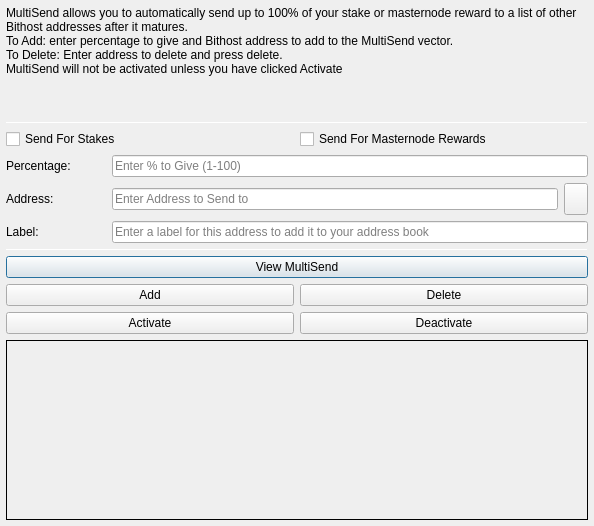
<?xml version="1.0" encoding="UTF-8"?>
<ui version="4.0">
 <class>MultiSendDialog</class>
 <widget class="QDialog" name="MultiSendDialog">
  <property name="windowModality">
   <enum>Qt::NonModal</enum>
  </property>
  <property name="geometry">
   <rect>
    <x>0</x>
    <y>0</y>
    <width>594</width>
    <height>526</height>
   </rect>
  </property>
  <property name="windowTitle">
   <string>MultiSend</string>
  </property>
  <layout class="QVBoxLayout" name="verticalLayout" stretch="0">
   <property name="leftMargin">
    <number>6</number>
   </property>
   <property name="topMargin">
    <number>6</number>
   </property>
   <property name="rightMargin">
    <number>6</number>
   </property>
   <property name="bottomMargin">
    <number>6</number>
   </property>
   <item>
    <layout class="QVBoxLayout" name="verticalLayout_Main" stretch="1,1,1,0,1,1,1">
     <item>
      <widget class="QLabel" name="label_2">
       <property name="lineWidth">
        <number>1</number>
       </property>
       <property name="text">
        <string>MultiSend allows you to automatically send up to 100% of your stake or masternode reward to a list of other Bithost addresses after it matures.
To Add: enter percentage to give and Bithost address to add to the MultiSend vector.
To Delete: Enter address to delete and press delete.
MultiSend will not be activated unless you have clicked Activate</string>
       </property>
       <property name="alignment">
        <set>Qt::AlignLeading|Qt::AlignLeft|Qt::AlignTop</set>
       </property>
       <property name="wordWrap">
        <bool>true</bool>
       </property>
      </widget>
     </item>
     <item>
      <widget class="Line" name="line">
       <property name="minimumSize">
        <size>
         <width>0</width>
         <height>1</height>
        </size>
       </property>
       <property name="maximumSize">
        <size>
         <width>16777215</width>
         <height>1</height>
        </size>
       </property>
       <property name="orientation">
        <enum>Qt::Horizontal</enum>
       </property>
      </widget>
     </item>
     <item>
      <layout class="QVBoxLayout" name="verticalLayout_Settings">
       <item>
        <layout class="QHBoxLayout" name="horizontalLayout">
         <item>
          <widget class="QCheckBox" name="multiSendStakeCheckBox">
           <property name="text">
            <string>Send For Stakes</string>
           </property>
          </widget>
         </item>
         <item>
          <widget class="QCheckBox" name="multiSendMasternodeCheckBox">
           <property name="text">
            <string>Send For Masternode Rewards</string>
           </property>
          </widget>
         </item>
        </layout>
       </item>
       <item>
        <layout class="QHBoxLayout" name="horizontalLayout_6">
         <item>
          <widget class="QLabel" name="label">
           <property name="minimumSize">
            <size>
             <width>100</width>
             <height>0</height>
            </size>
           </property>
           <property name="toolTip">
            <string>Percentage of stake to send</string>
           </property>
           <property name="text">
            <string>Percentage:</string>
           </property>
          </widget>
         </item>
         <item>
          <widget class="QLineEdit" name="multiSendPercentEdit">
           <property name="toolTip">
            <string>Enter whole numbers 1 - 100</string>
           </property>
           <property name="placeholderText">
            <string>Enter % to Give (1-100)</string>
           </property>
          </widget>
         </item>
        </layout>
       </item>
       <item>
        <layout class="QHBoxLayout" name="horizontalLayout_7">
         <item>
          <widget class="QLabel" name="label_5">
           <property name="minimumSize">
            <size>
             <width>100</width>
             <height>0</height>
            </size>
           </property>
           <property name="toolTip">
            <string>Address to send portion of stake to</string>
           </property>
           <property name="text">
            <string>Address:</string>
           </property>
          </widget>
         </item>
         <item>
          <widget class="QLineEdit" name="multiSendAddressEdit">
           <property name="toolTip">
            <string/>
           </property>
           <property name="placeholderText">
            <string>Enter Address to Send to</string>
           </property>
          </widget>
         </item>
         <item>
          <widget class="QToolButton" name="addressBookButton">
           <property name="maximumSize">
            <size>
             <width>16777215</width>
             <height>32</height>
            </size>
           </property>
           <property name="toolTip">
            <string>Choose an address from the address book</string>
           </property>
           <property name="text">
            <string/>
           </property>
           <property name="icon">
            <iconset resource="../bithost.qrc">
             <normaloff>:/icons/address-book</normaloff>:/icons/address-book</iconset>
           </property>
           <property name="shortcut">
            <string>Alt+A</string>
           </property>
          </widget>
         </item>
        </layout>
       </item>
      </layout>
     </item>
     <item>
      <layout class="QHBoxLayout" name="horizontalLayout_3">
       <item>
        <widget class="QLabel" name="label_3">
         <property name="minimumSize">
          <size>
           <width>100</width>
           <height>0</height>
          </size>
         </property>
         <property name="text">
          <string>Label:</string>
         </property>
        </widget>
       </item>
       <item>
        <widget class="QLineEdit" name="labelAddressLabelEdit">
         <property name="placeholderText">
          <string>Enter a label for this address to add it to your address book</string>
         </property>
        </widget>
       </item>
      </layout>
     </item>
     <item>
      <widget class="Line" name="line_2">
       <property name="minimumSize">
        <size>
         <width>0</width>
         <height>1</height>
        </size>
       </property>
       <property name="maximumSize">
        <size>
         <width>16777215</width>
         <height>1</height>
        </size>
       </property>
       <property name="orientation">
        <enum>Qt::Horizontal</enum>
       </property>
      </widget>
     </item>
     <item>
      <layout class="QVBoxLayout" name="verticalLayout_Buttons">
       <item>
        <layout class="QHBoxLayout" name="horizontalLayout_4">
         <item>
          <widget class="QPushButton" name="viewButton">
           <property name="toolTip">
            <string/>
           </property>
           <property name="statusTip">
            <string>View MultiSend Vector</string>
           </property>
           <property name="text">
            <string>View MultiSend</string>
           </property>
          </widget>
         </item>
        </layout>
       </item>
       <item>
        <layout class="QHBoxLayout" name="horizontalLayout_2">
         <item>
          <widget class="QPushButton" name="addButton">
           <property name="toolTip">
            <string/>
           </property>
           <property name="statusTip">
            <string>Add to MultiSend Vector</string>
           </property>
           <property name="text">
            <string>Add</string>
           </property>
          </widget>
         </item>
         <item>
          <widget class="QPushButton" name="deleteButton">
           <property name="toolTip">
            <string/>
           </property>
           <property name="statusTip">
            <string>Delete Address From MultiSend Vector</string>
           </property>
           <property name="text">
            <string>Delete</string>
           </property>
          </widget>
         </item>
        </layout>
       </item>
       <item>
        <layout class="QHBoxLayout" name="horizontalLayout_5">
         <item>
          <widget class="QPushButton" name="activateButton">
           <property name="statusTip">
            <string>Activate MultiSend</string>
           </property>
           <property name="text">
            <string>Activate</string>
           </property>
          </widget>
         </item>
         <item>
          <widget class="QPushButton" name="disableButton">
           <property name="statusTip">
            <string>Deactivate MultiSend</string>
           </property>
           <property name="text">
            <string>Deactivate</string>
           </property>
          </widget>
         </item>
        </layout>
       </item>
      </layout>
     </item>
     <item>
      <widget class="QLabel" name="message">
       <property name="minimumSize">
        <size>
         <width>0</width>
         <height>180</height>
        </size>
       </property>
       <property name="frameShape">
        <enum>QFrame::Panel</enum>
       </property>
       <property name="frameShadow">
        <enum>QFrame::Plain</enum>
       </property>
       <property name="lineWidth">
        <number>1</number>
       </property>
       <property name="midLineWidth">
        <number>1</number>
       </property>
       <property name="text">
        <string/>
       </property>
       <property name="alignment">
        <set>Qt::AlignLeading|Qt::AlignLeft|Qt::AlignTop</set>
       </property>
       <property name="wordWrap">
        <bool>true</bool>
       </property>
      </widget>
     </item>
    </layout>
   </item>
  </layout>
 </widget>
 <resources>
  <include location="../bithost.qrc"/>
 </resources>
 <connections/>
</ui>
